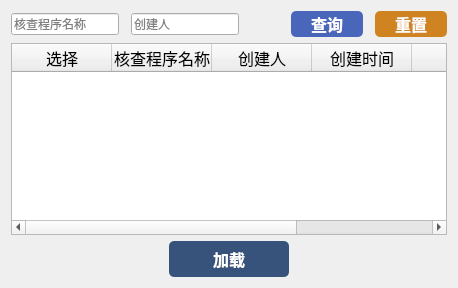
         <widget class="QWidget" name="page_2">
          <layout class="QGridLayout" name="gridLayout_2">
           <item row="0" column="0">
            <layout class="QHBoxLayout" name="horizontalLayout_9">
             <property name="spacing">
              <number>12</number>
             </property>
             <item>
              <widget class="QLineEdit" name="lineEdit_9">
               <property name="placeholderText">
                <string>核查程序名称</string>
               </property>
              </widget>
             </item>
             <item>
              <widget class="QLineEdit" name="lineEdit_10">
               <property name="placeholderText">
                <string>创建人</string>
               </property>
              </widget>
             </item>
             <item>
              <spacer name="horizontalSpacer_10">
               <property name="orientation">
                <enum>Qt::Horizontal</enum>
               </property>
               <property name="sizeHint" stdset="0">
                <size>
                 <width>40</width>
                 <height>20</height>
                </size>
               </property>
              </spacer>
             </item>
             <item>
              <widget class="QPushButton" name="pushButton_10">
               <property name="sizePolicy">
                <sizepolicy hsizetype="Fixed" vsizetype="Fixed">
                 <horstretch>1</horstretch>
                 <verstretch>0</verstretch>
                </sizepolicy>
               </property>
               <property name="minimumSize">
                <size>
                 <width>72</width>
                 <height>26</height>
                </size>
               </property>
               <property name="font">
                <font>
                 <pointsize>12</pointsize>
                 <weight>75</weight>
                 <bold>true</bold>
                </font>
               </property>
               <property name="styleSheet">
                <string notr="true">color: rgb(255, 255, 255);
background-color: rgb(74, 102, 186);
border-radius:5px;</string>
               </property>
               <property name="text">
                <string>查询</string>
               </property>
              </widget>
             </item>
             <item>
              <widget class="QPushButton" name="pushButton_11">
               <property name="sizePolicy">
                <sizepolicy hsizetype="Fixed" vsizetype="Fixed">
                 <horstretch>0</horstretch>
                 <verstretch>0</verstretch>
                </sizepolicy>
               </property>
               <property name="minimumSize">
                <size>
                 <width>72</width>
                 <height>26</height>
                </size>
               </property>
               <property name="font">
                <font>
                 <pointsize>12</pointsize>
                 <weight>75</weight>
                 <bold>true</bold>
                </font>
               </property>
               <property name="styleSheet">
                <string notr="true">color: rgb(255, 255, 255);
background-color: rgb(207, 132, 33);
border-radius:5px;</string>
               </property>
               <property name="text">
                <string>重置</string>
               </property>
              </widget>
             </item>
            </layout>
           </item>
           <item row="3" column="0">
            <layout class="QHBoxLayout" name="horizontalLayout_11">
             <item>
              <spacer name="horizontalSpacer_8">
               <property name="orientation">
                <enum>Qt::Horizontal</enum>
               </property>
               <property name="sizeHint" stdset="0">
                <size>
                 <width>40</width>
                 <height>20</height>
                </size>
               </property>
              </spacer>
             </item>
             <item>
              <widget class="QPushButton" name="pushButton_12">
               <property name="sizePolicy">
                <sizepolicy hsizetype="Preferred" vsizetype="Fixed">
                 <horstretch>0</horstretch>
                 <verstretch>0</verstretch>
                </sizepolicy>
               </property>
               <property name="minimumSize">
                <size>
                 <width>120</width>
                 <height>36</height>
                </size>
               </property>
               <property name="font">
                <font>
                 <pointsize>12</pointsize>
                 <weight>75</weight>
                 <bold>true</bold>
                </font>
               </property>
               <property name="styleSheet">
                <string notr="true">color: rgb(255, 255, 255);
background-color: rgb(55, 83, 123);
border-radius:5px;</string>
               </property>
               <property name="text">
                <string>加载</string>
               </property>
              </widget>
             </item>
             <item>
              <spacer name="horizontalSpacer_9">
               <property name="orientation">
                <enum>Qt::Horizontal</enum>
               </property>
               <property name="sizeHint" stdset="0">
                <size>
                 <width>40</width>
                 <height>20</height>
                </size>
               </property>
              </spacer>
             </item>
            </layout>
           </item>
           <item row="1" column="0">
            <widget class="QTableWidget" name="tableWidgetMethod">
             <attribute name="horizontalHeaderCascadingSectionResizes">
              <bool>true</bool>
             </attribute>
             <column>
              <property name="text">
               <string>选择</string>
              </property>
              <property name="font">
               <font>
                <pointsize>12</pointsize>
               </font>
              </property>
             </column>
             <column>
              <property name="text">
               <string>核查程序名称</string>
              </property>
              <property name="font">
               <font>
                <pointsize>12</pointsize>
               </font>
              </property>
             </column>
             <column>
              <property name="text">
               <string>创建人</string>
              </property>
              <property name="font">
               <font>
                <pointsize>12</pointsize>
               </font>
              </property>
             </column>
             <column>
              <property name="text">
               <string>创建时间</string>
              </property>
              <property name="font">
               <font>
                <pointsize>12</pointsize>
               </font>
              </property>
             </column>
             <column>
              <property name="text">
               <string>说明</string>
              </property>
              <property name="font">
               <font>
                <pointsize>12</pointsize>
               </font>
              </property>
             </column>
             <column>
              <property name="text">
               <string>操作</string>
              </property>
              <property name="font">
               <font>
                <pointsize>12</pointsize>
               </font>
              </property>
             </column>
            </widget>
           </item>
          </layout>
         </widget>
